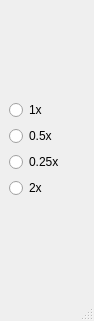
<?xml version="1.0" encoding="UTF-8"?>
<ui version="4.0">
 <class>main_window</class>
 <widget class="QMainWindow" name="main_window">
  <property name="geometry">
   <rect>
    <x>0</x>
    <y>0</y>
    <width>94</width>
    <height>321</height>
   </rect>
  </property>
  <property name="minimumSize">
   <size>
    <width>94</width>
    <height>321</height>
   </size>
  </property>
  <property name="windowTitle">
   <string/>
  </property>
  <widget class="QWidget" name="centralwidget">
   <layout class="QHBoxLayout" name="horizontalLayout">
    <item>
     <layout class="QVBoxLayout" name="v_layout">
      <item>
       <layout class="QVBoxLayout" name="v_button_layout">
        <item>
         <widget class="QRadioButton" name="button_1x">
          <property name="text">
           <string>1x</string>
          </property>
         </widget>
        </item>
        <item>
         <widget class="QRadioButton" name="button_05x">
          <property name="text">
           <string>0.5x</string>
          </property>
         </widget>
        </item>
        <item>
         <widget class="QRadioButton" name="button_025x">
          <property name="text">
           <string>0.25x</string>
          </property>
         </widget>
        </item>
        <item>
         <widget class="QRadioButton" name="button_2x">
          <property name="text">
           <string>2x</string>
          </property>
         </widget>
        </item>
       </layout>
      </item>
      <item>
       <layout class="QVBoxLayout" name="v_slider_layout"/>
      </item>
     </layout>
    </item>
   </layout>
  </widget>
  <widget class="QMenuBar" name="menubar">
   <property name="geometry">
    <rect>
     <x>0</x>
     <y>0</y>
     <width>94</width>
     <height>23</height>
    </rect>
   </property>
  </widget>
  <widget class="QStatusBar" name="statusbar"/>
 </widget>
 <resources/>
 <connections/>
</ui>
